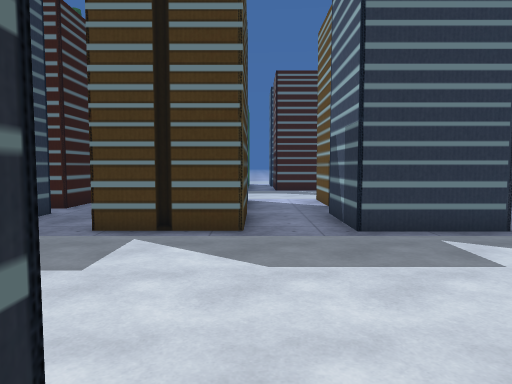
[1] (above)

24 first-person views from a walk through a 3-D level made in the Unity game engine. The camera is 1.5 m above the floor, tilts 4° down and sees 70° across. The floor is counted in squares, 1 m on a side. Each view is taken from the middle of a square. On the plan, view 1 faces up. The plan holds only what a view shows up to about 16 squares ahead; the rest is blank. The place goes on beyond the plan. Some surface patterns are stand-ins.

[2]
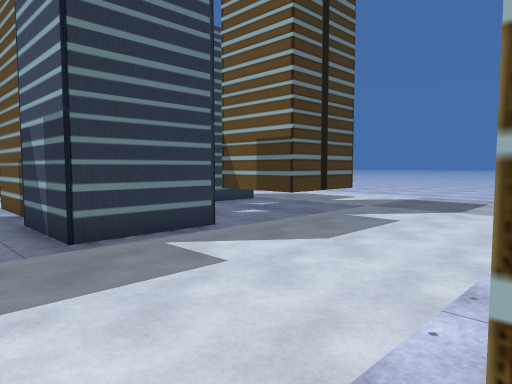

[3]
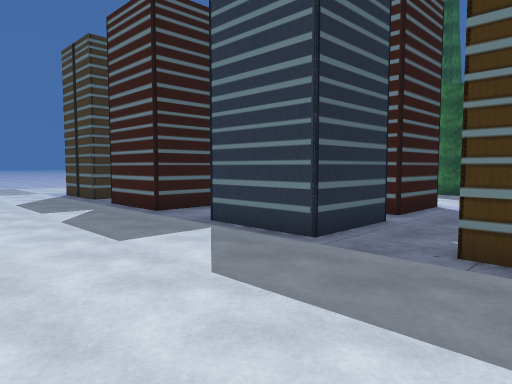

[4]
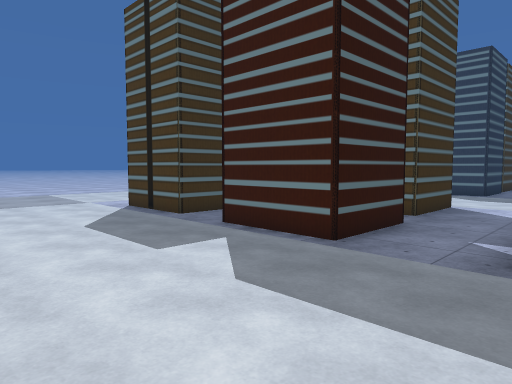

[5]
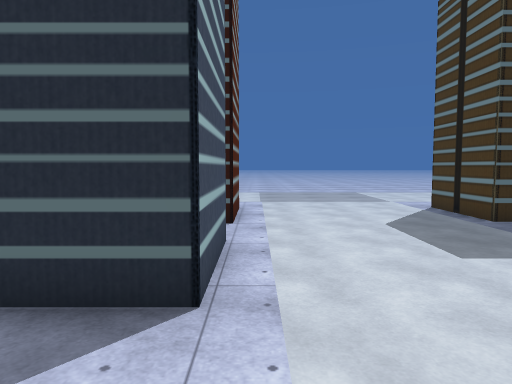

[6]
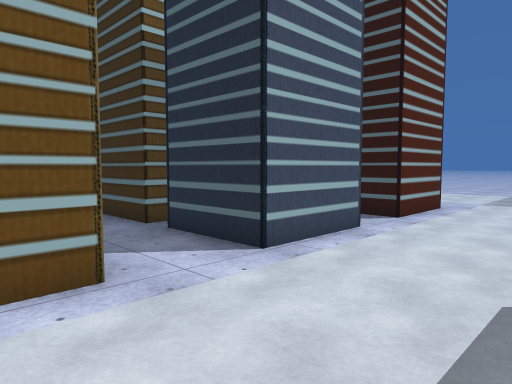

[7]
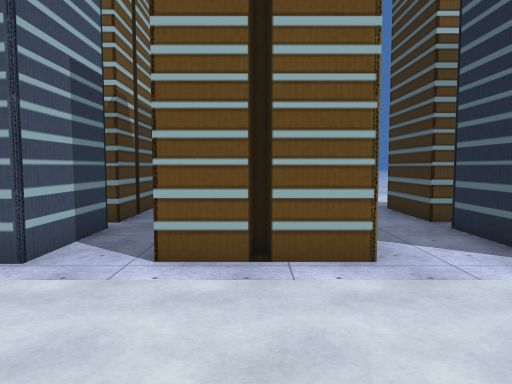

[8]
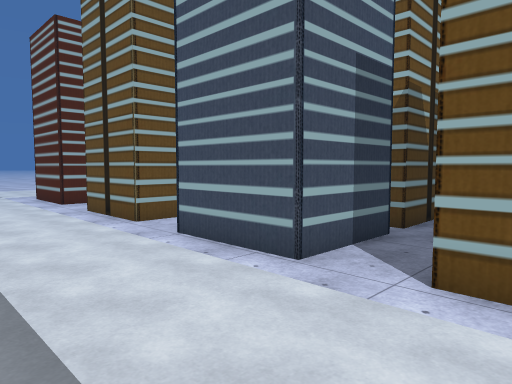

[9]
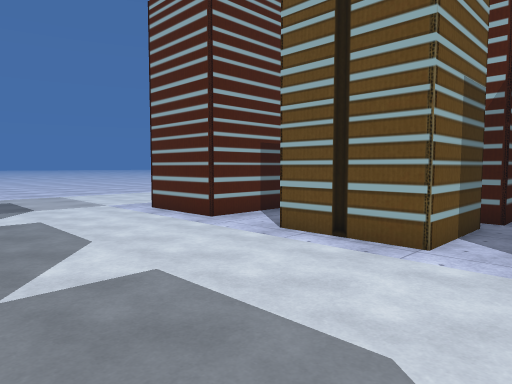

[10]
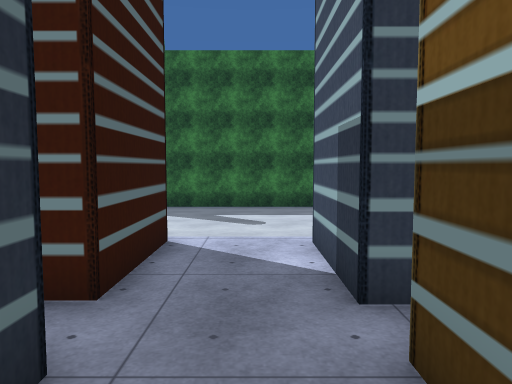

[11]
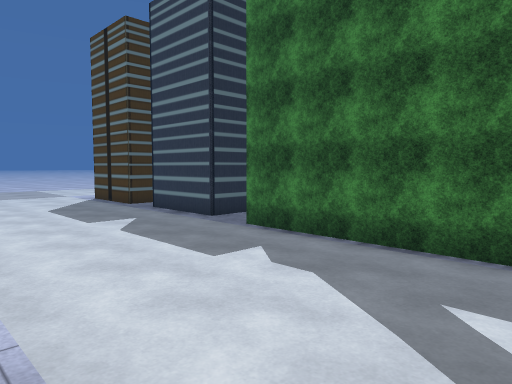

[12]
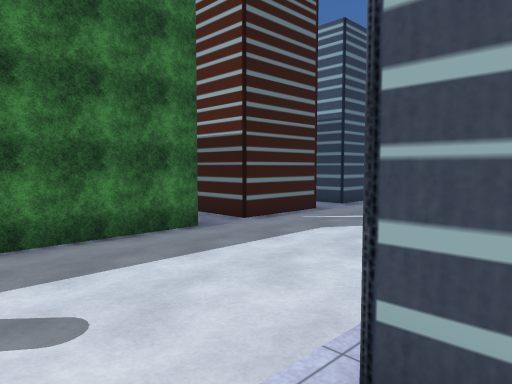

[13]
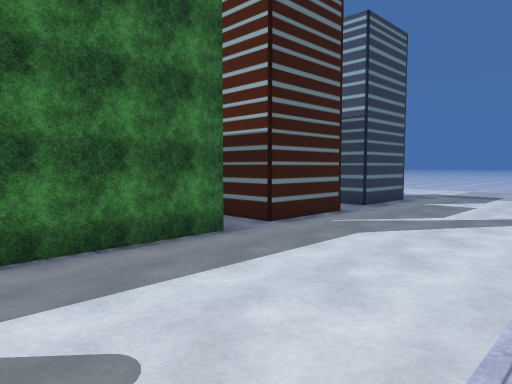

[14]
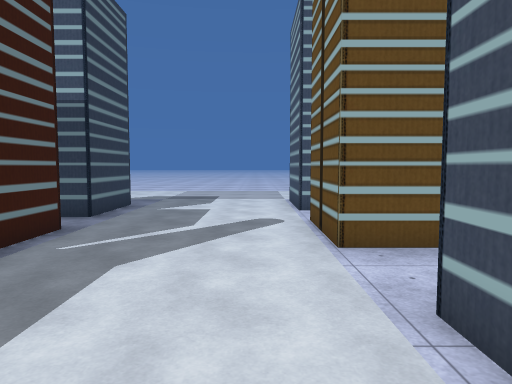

[15]
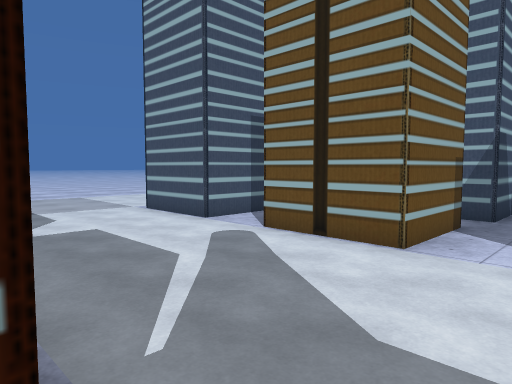

[16]
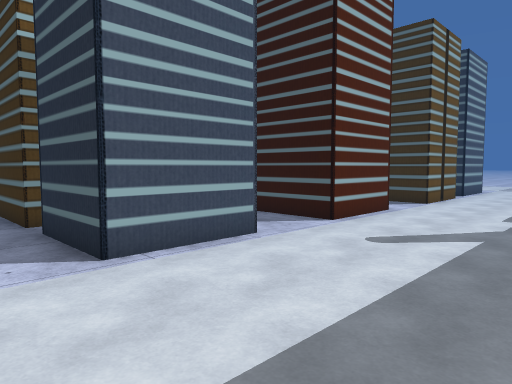

[17]
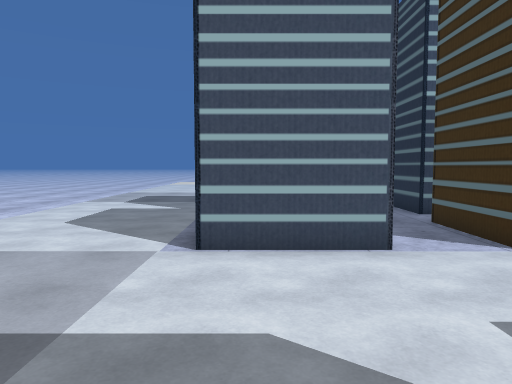

[18]
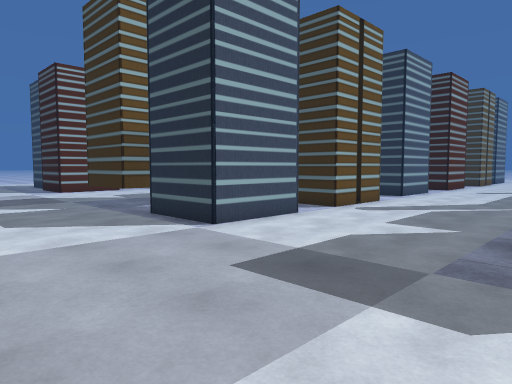

[19]
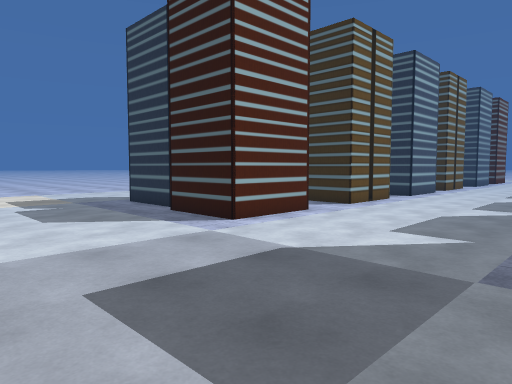

[20]
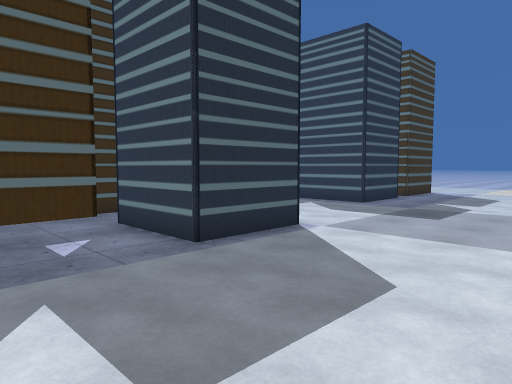

[21]
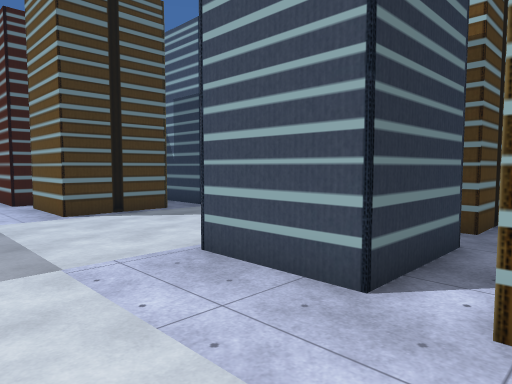

[22]
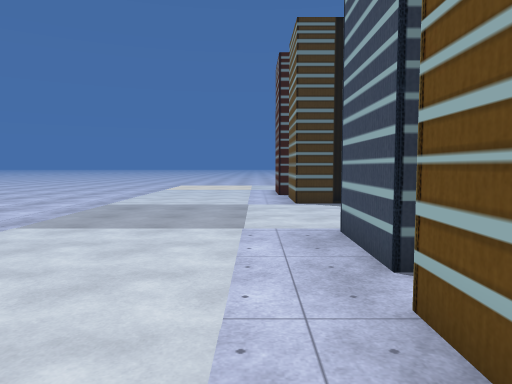

[23]
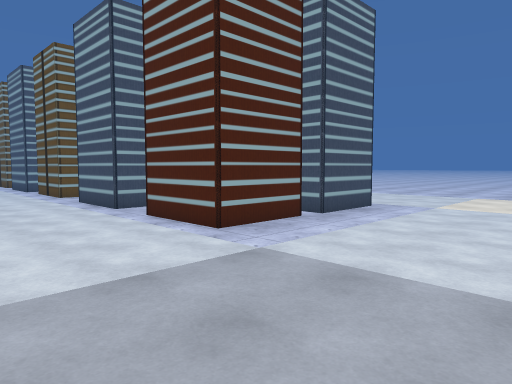

[24]
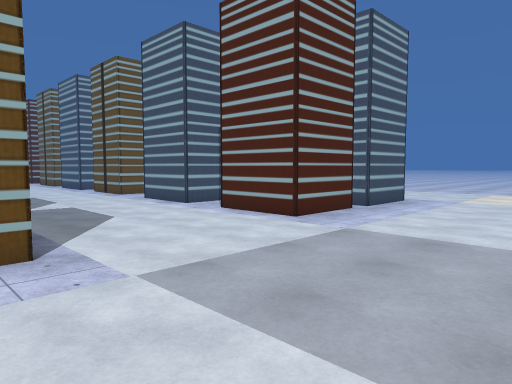

### Floor plan
Key: @ floor where view 1 was taken; # wall or solid block; . floor; B building.
Columns run from 29 left of view 1 to 18 right of it. Each row starts with its distance up from view 1.
 24 .......B  B.B  B.             B     B  B.....  .
 23 .......BBBB.BBBB.############.BBBBB.BBBB......
 22 ...............................................
 21 ...............................................
 20 ...............................................
 19 ...............................................
 18 .........  ....................................
 17 .........     .................................
 16 .......B     BBBB..BBBB..BBBBB..BBBB..BBBB.....
 15 .......B        B..   B..B   B..B  B..B  B.....
 14  ......B    B   B..   B..B   B..B  B..B  B.....
 13  ......BBBB.BBBB...   B..BB  B..B  B..BBBB......
 12   .....B        ...   ....B B...B B.............
 11    ....B        B..   B..B   B.B   B..####......
 10 .  ....B  B     B..   B..    B.B   B..#  #......
  9   .....BBBB..   B..   B..BBBBB.B   B..#  #......
  8  ............BBBB..BBBB.........BBB...####......
  7 ................................................
  6  ...............................................
  5  ...............................................
  4  ..............................................
  3  ..............................................
  2  ..............................................
  1  ......BBBB..BBBB..BBBB..BBBB.BBBBB..BBBB......
  0  ......B  B .B  B..    ..B   @B   B..B  B.....
 -1  ......B        B..    ..B    B   B .B  B.....
 -2   .....B        B..     .B    B      B  B.....
 -3   .....BBBB  BBBB..     .BBBB BBBB      B.....

Positions as (right, up) in squares from view 1, and headings:
1: (0, 0), facing up
2: (0, 1), facing up-right
3: (-2, 2), facing up-left
4: (-9, 2), facing up-left
5: (-9, 2), facing left
6: (-8, 6), facing down-left
7: (-8, 7), facing down
8: (-8, 6), facing down-right
9: (-1, 8), facing down-right
10: (-5, 9), facing up
11: (-5, 16), facing up-left
12: (-6, 15), facing up-right
13: (-6, 16), facing up-right
14: (-4, 18), facing right
15: (0, 23), facing down-right
16: (2, 22), facing down-left
17: (11, 23), facing down
18: (18, 24), facing down-left
19: (18, 9), facing down-left
20: (18, 9), facing up-left
21: (-26, 11), facing up-right
22: (-24, 8), facing up
23: (-29, 7), facing down-right
24: (-29, 10), facing down-right
